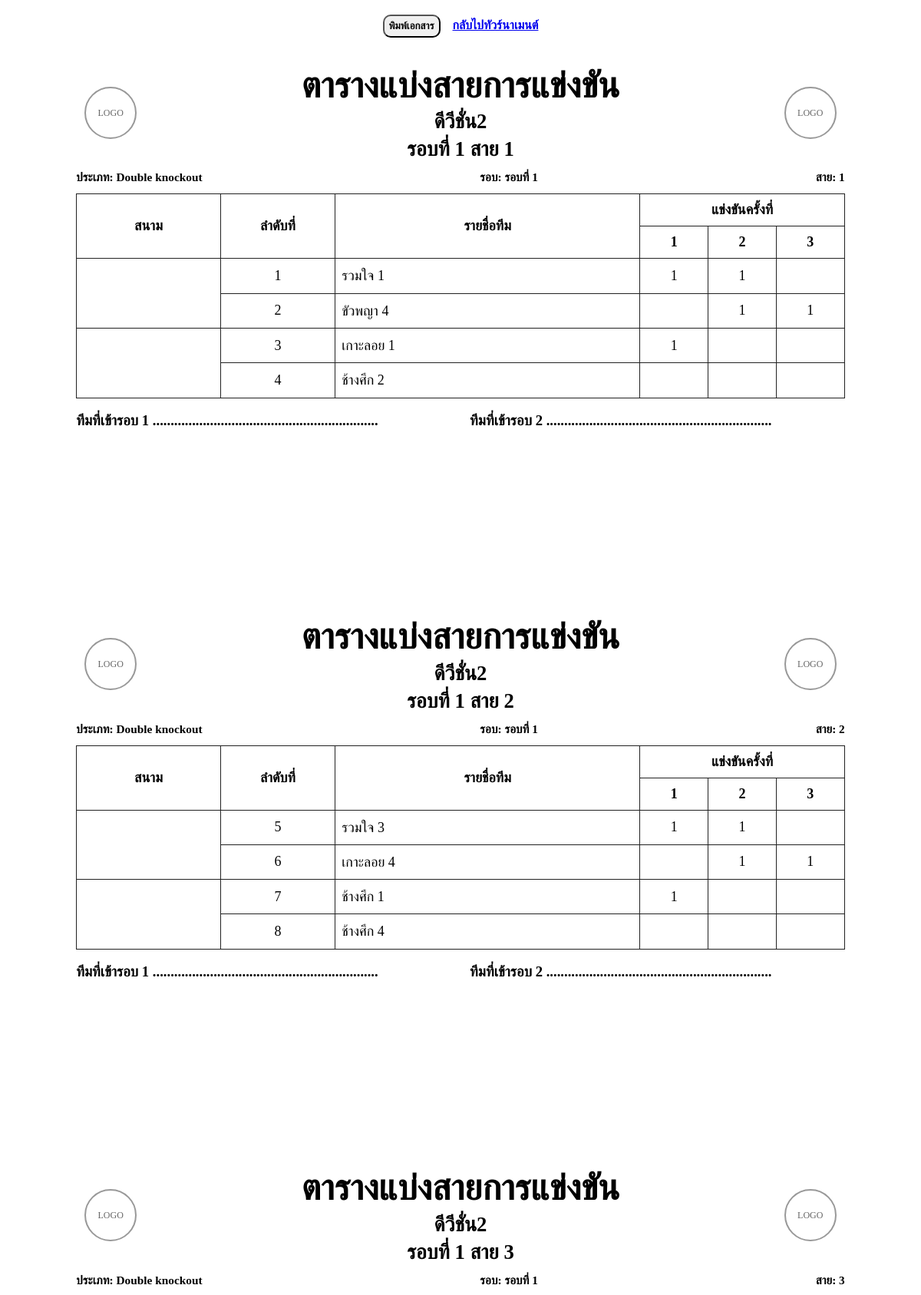
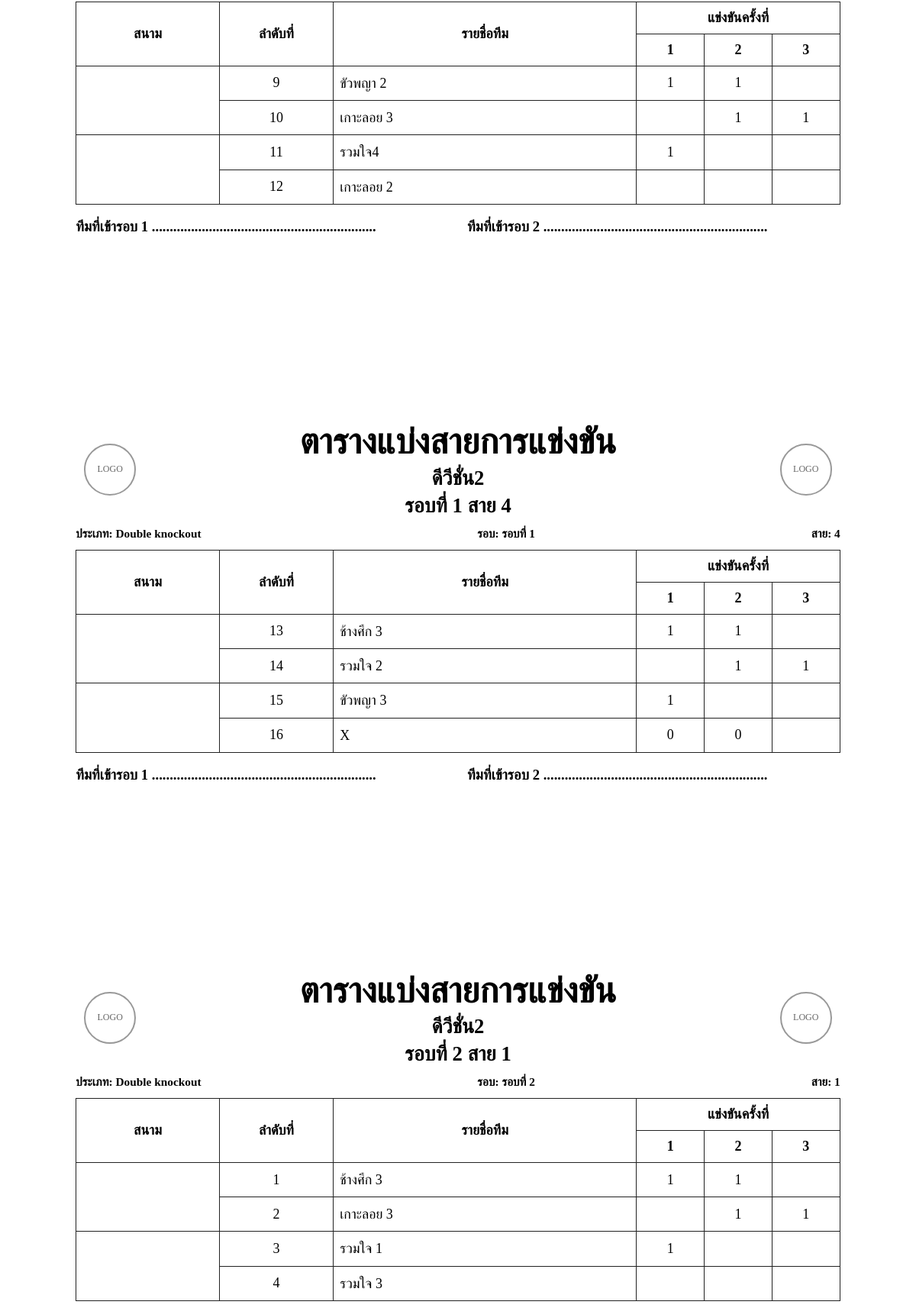
The app's page /tournaments/7/print-groups (upper part) with its own data (2 pictures, top to bottom).
### tables this page shows
CREATE TABLE tournaments (
            id INTEGER PRIMARY KEY AUTOINCREMENT,
            name TEXT NOT NULL,
            owner_id INTEGER NOT NULL,
            team_count INTEGER NOT NULL,
            group_count INTEGER NOT NULL,
            group_sizes_json TEXT NOT NULL,
            avoid_same INTEGER NOT NULL DEFAULT 1,
            competition_type TEXT NOT NULL DEFAULT 'double_knockout',
            qualify_per_group INTEGER NOT NULL DEFAULT 2,
            status TEXT NOT NULL DEFAULT 'draft',
            created_at TEXT NOT NULL,
            FOREIGN KEY(owner_id) REFERENCES users(id)
        );

CREATE TABLE tournament_rounds (
            id INTEGER PRIMARY KEY AUTOINCREMENT,
            tournament_id INTEGER NOT NULL,
            round_no INTEGER NOT NULL,
            round_name TEXT NOT NULL,
            round_type TEXT NOT NULL,
            group_count INTEGER NOT NULL DEFAULT 0,
            status TEXT NOT NULL DEFAULT 'pending',
            created_at TEXT NOT NULL,
            UNIQUE(tournament_id, round_no),
            FOREIGN KEY(tournament_id) REFERENCES tournaments(id)
        );

CREATE TABLE round_slots (
            id INTEGER PRIMARY KEY AUTOINCREMENT,
            round_id INTEGER NOT NULL,
            group_no INTEGER NOT NULL,
            slot_no INTEGER NOT NULL,
            display_name TEXT NOT NULL,
            source_type TEXT NOT NULL DEFAULT 'team',
            source_group_no INTEGER,
            source_rank INTEGER,
            team_name TEXT,
            court_name TEXT,
            is_bye INTEGER NOT NULL DEFAULT 0,
            is_resolved INTEGER NOT NULL DEFAULT 0,
            UNIQUE(round_id, group_no, slot_no),
            FOREIGN KEY(round_id) REFERENCES tournament_rounds(id)
        );

### app.py (the view)
@app.route("/tournaments/<int:tournament_id>/print-groups")
def print_groups_sheet(tournament_id):
    db = get_db()
    tournament = db.execute(
        """
        SELECT t.*, u.username AS owner_name
        FROM tournaments t
        JOIN users u ON u.id = t.owner_id
        WHERE t.id = ?
        """,
        (tournament_id,),
    ).fetchone()
    if not tournament:
        flash("ไม่พบทัวร์นาเมนต์", "error")
        return redirect(url_for("home"))
    round_views = get_round_views(tournament_id)
    if not round_views:
        flash("ยังไม่มีข้อมูลรอบแข่งขัน", "error")
        return redirect(url_for("view_tournament", tournament_id=tournament_id))
    return render_template(
        "print_groups_sheet.html",
        tournament=tournament,
        round_views=round_views,
    )

### app.py (called while the page is built, shortened)
def table_exists(db, table_name):
    row = db.execute(
        "SELECT name FROM sqlite_master WHERE type = 'table' AND name = ?",
        (table_name,),
    ).fetchone()
    return row is not None

def get_db():
    if "db" not in g:
        g.db = sqlite3.connect(DATABASE)
        g.db.row_factory = sqlite3.Row
        ensure_runtime_schema(g.db)
    return g.db

def current_user():
    uid = session.get("user_id")
    if not uid:
        return None
    return get_db().execute("SELECT * FROM users WHERE id = ?", (uid,)).fetchone()

def competition_type_label(value):
    labels = {
        "double_knockout": "Double knockout",
        "double_elimination": "Double knockout",
        "knockout": "Knockout",
    }
    return labels.get(value, value or "-")

def build_round_score_map(rows):
    score_map = {}
    for row in rows:
        score_map[(row["group_no"], row["slot_no"], row["stage_no"])] = row["score"]
    return score_map

def decide_pair(a, b, stage_no, score_map):
    if a is None or b is None:
        return None
    if a["is_bye"] and not b["is_bye"]:
        return {"winner": b, "loser": a, "done": True}
    if b["is_bye"] and not a["is_bye"]:
        return {"winner": a, "loser": b, "done": True}
    sa = score_map.get((a["group_no"], a["slot_no"], stage_no))
    sb = score_map.get((b["group_no"], b["slot_no"], stage_no))
    if sa is None and sb is None:
        return None
    sa = 0 if sa is None else int(sa)
    sb = 0 if sb is None else int(sb)
    if sa == sb:
        return None
    return {
        "winner": a if sa > sb else b,
        "loser": b if sa > sb else a,
        "done": True,
    }

def build_manual_result(round_type, slots, manual_override=None):
    if not manual_override:
        return None

def get_manual_group_map(round_id):
    db = get_db()
    try:
        rows = db.execute(
            "SELECT group_no, winner_slot_no, second_slot_no FROM manual_group_rankings WHERE round_id = ?",
            (round_id,),
        ).fetchall()
    except Exception:
        return {}
    result = {}
    return result

@app.context_processor
def inject_user():
    return {
        "current_user": current_user(),
        "competition_type_label": competition_type_label,
        "stage_can_edit": stage_is_editable,
    }

### templates/print_groups_sheet.html (shortened to what this page needs)
<div class="no-print toolbar">
    <button onclick="window.print()" class="btn btn-primary toolbar-btn">พิมพ์เอกสาร</button>
    <a href="{{ url_for('view_tournament', tournament_id=tournament['id']) }}"
        class="btn btn-secondary toolbar-btn">กลับไปทัวร์นาเมนต์</a>
</div>
{% for rv in round_views %}
{% for group in rv.group_views %}
<div class="print-page">
    <div class="sheet-header">
        <div class="logo-box">
            <div class="fake-logo">LOGO</div>
        </div>
        <div class="title-box">
            <div class="title-main">ตารางแบ่งสายการแข่งขัน</div>
            <div class="title-sub">{{ tournament['name'] }}</div>
            <div class="title-sub">{{ rv.round['round_name'] }} สาย {{ group.group_no }}</div>
        </div>
        <div class="logo-box">
            <div class="fake-logo">LOGO</div>
        </div>
    </div>
    <div class="meta-row">
        <div><strong>ประเภท:</strong> {{ competition_type_label(rv.round['round_type']) }}</div>
        <div><strong>รอบ:</strong> {{ rv.round['round_name'] }}</div>
        <div><strong>สาย:</strong> {{ group.group_no }}</div>
    </div>
    <table class="bracket-table">
        <thead>
            <tr>
                <th rowspan="2" style="width:18%;">สนาม</th>
                <th rowspan="2" style="width:14%;">ลำดับที่</th>
                <th rowspan="2" style="width:40%;">รายชื่อทีม</th>
                {% if rv.round['round_type'] == 'double_knockout' %}
                <th colspan="3" style="width:28%;">แข่งขันครั้งที่</th>
                {% else %}
                <th colspan="1" style="width:28%;">แข่งขันครั้งที่</th>
                {% endif %}
            </tr>
            <tr>
                <th>1</th>
                {% if rv.round['round_type'] == 'double_knockout' %}
                <th>2</th>
                <th>3</th>
                {% endif %}
            </tr>
        </thead>
        <tbody>
            {% for slot in group.slots %}
            <tr>
                {% if loop.index0 % 2 == 0 %}
                <td class="center court-cell" rowspan="2">
                </td>
                {% endif %}
                <td class="center">{{ slot['display_slot_no'] }}</td>
                <td class="team-col">
                    {% if slot['team_name'] %}
                    {{ slot['team_name'] }}
                    {% else %}
                    {{ slot['display_name'] }}
                    {% endif %}
                </td>
                <td class="center score-cell">
                    {{ rv.score_map.get((group.group_no, slot['slot_no'], 1), '') }}
                </td>
                {% if rv.round['round_type'] == 'double_knockout' %}
                <td class="center score-cell">
                    {{ rv.score_map.get((group.group_no, slot['slot_no'], 2), '') }}
                </td>
                <td class="center score-cell">
                    {{ rv.score_map.get((group.group_no, slot['slot_no'], 3), '') }}
                </td>
                {% endif %}
            </tr>
            {% endfor %}
        </tbody>
    </table>
    <div class="qualify-row">
        {% if rv.round['round_type'] == 'double_knockout' %}
        <div>ทีมที่เข้ารอบ 1 ...............................................................</div>
        <div>ทีมที่เข้ารอบ 2 ...............................................................</div>
        {% else %}
        <div>ทีมผู้ชนะ .......................................................................</div>
        {% endif %}
    </div>
</div>
{% endfor %}
{% endfor %}

### templates/print_groups_sheet.html (style rules this page uses)
.toolbar { text-align: center; margin: 18px 0; }
.toolbar-btn { min-width: 75px; height: 30px; display: inline-flex; align-items: center; justify-content: center; border-radius: 10px; font-weight: 700; margin: 0 6px; }
.print-page { width: 277mm; min-height: 190mm; margin: 0 auto; page-break-after: always; break-after: page; background: white; box-sizing: border-box; padding: 4mm 6mm; }
.sheet-header { display: grid; grid-template-columns: 90px 1fr 90px; align-items: center; margin-bottom: 10px; }
.logo-box { text-align: center; }
.fake-logo { width: 64px; height: 64px; border: 2px solid #999; border-radius: 50%; display: inline-flex; align-items: center; justify-content: center; font-size: 12px; color: #666; }
.title-box { text-align: center; }
.title-main { font-size: 35pt; font-weight: 800; line-height: 1.25; }
.title-sub { font-size: 20pt; font-weight: 700; line-height: 1.35; }
.meta-row { display: flex; justify-content: space-between; gap: 12px; margin: 8px 0 12px 0; font-size: 11.5pt; font-weight: 700; }
.bracket-table { width: 100%; border-collapse: collapse; table-layout: fixed; font-size: 13.5pt; }
.bracket-table th, .bracket-table td { border: 1.6px solid #222; padding: 10px 8px; vertical-align: middle; }
.bracket-table th { text-align: center; font-weight: 800; }
.center { text-align: center; }
.court-cell { vertical-align: middle !important; }
.team-col { line-height: 1.35; word-break: break-word; }
.score-cell { height: 42px; }
.qualify-row { margin-top: 18px; display: flex; justify-content: space-between; gap: 24px; font-size: 14pt; font-weight: 700; }
.qualify-row>div { flex: 1; }

### records on screen
tournaments: name "ดีวีชั่น2" "ดีวีชั่น2" "ดีวีชั่น2" "ดีวีชั่น2" "ดีวีชั่น2"
tournament_rounds: round.round_name "รอบที่ 1" "รอบที่ 1" "รอบที่ 1" "รอบที่ 1", round_type "Double knockout" "Double knockout" "Double knockout" "Double knockout", round.round_name "รอบที่ 1" "รอบที่ 1" "รอบที่ 1" "รอบที่ 1"
round_slots: display_slot_no "1", team_name "รวมใจ 1", score_map.get "1"
round_slots: display_slot_no "2", team_name "ขัวพญา 4", score_map.get "1"
round_slots: display_slot_no "3", team_name "เกาะลอย 1", score_map.get "1"
round_slots: display_slot_no "4", team_name "ช้างศึก 2"
round_slots: display_slot_no "5", team_name "รวมใจ 3", score_map.get "1"
round_slots: display_slot_no "6", team_name "เกาะลอย 4", score_map.get "1"
round_slots: display_slot_no "7", team_name "ช้างศึก 1", score_map.get "1"
round_slots: display_slot_no "8", team_name "ช้างศึก 4"
round_slots: display_slot_no "9", team_name "ขัวพญา 2", score_map.get "1"
round_slots: display_slot_no "10", team_name "เกาะลอย 3", score_map.get "1"
round_slots: display_slot_no "11", team_name "รวมใจ4", score_map.get "1"
round_slots: display_slot_no "12", team_name "เกาะลอย 2"
round_slots: display_slot_no "13", team_name "ช้างศึก 3", score_map.get "1"
round_slots: display_slot_no "14", team_name "รวมใจ 2", score_map.get "1"
round_slots: display_slot_no "15", team_name "ขัวพญา 3", score_map.get "1"
round_slots: display_slot_no "16", display_name "X", score_map.get "0"
tournament_rounds: round.round_name "รอบที่ 2", round_type "Double knockout", round.round_name "รอบที่ 2"
round_slots: display_slot_no "1", team_name "ช้างศึก 3", score_map.get "1"
round_slots: display_slot_no "2", team_name "เกาะลอย 3", score_map.get "1"
round_slots: display_slot_no "3", team_name "รวมใจ 1", score_map.get "1"
round_slots: display_slot_no "4", team_name "รวมใจ 3"

### other values on screen
{{ group.group_no }} "1" "2" "3" "4" "1"
